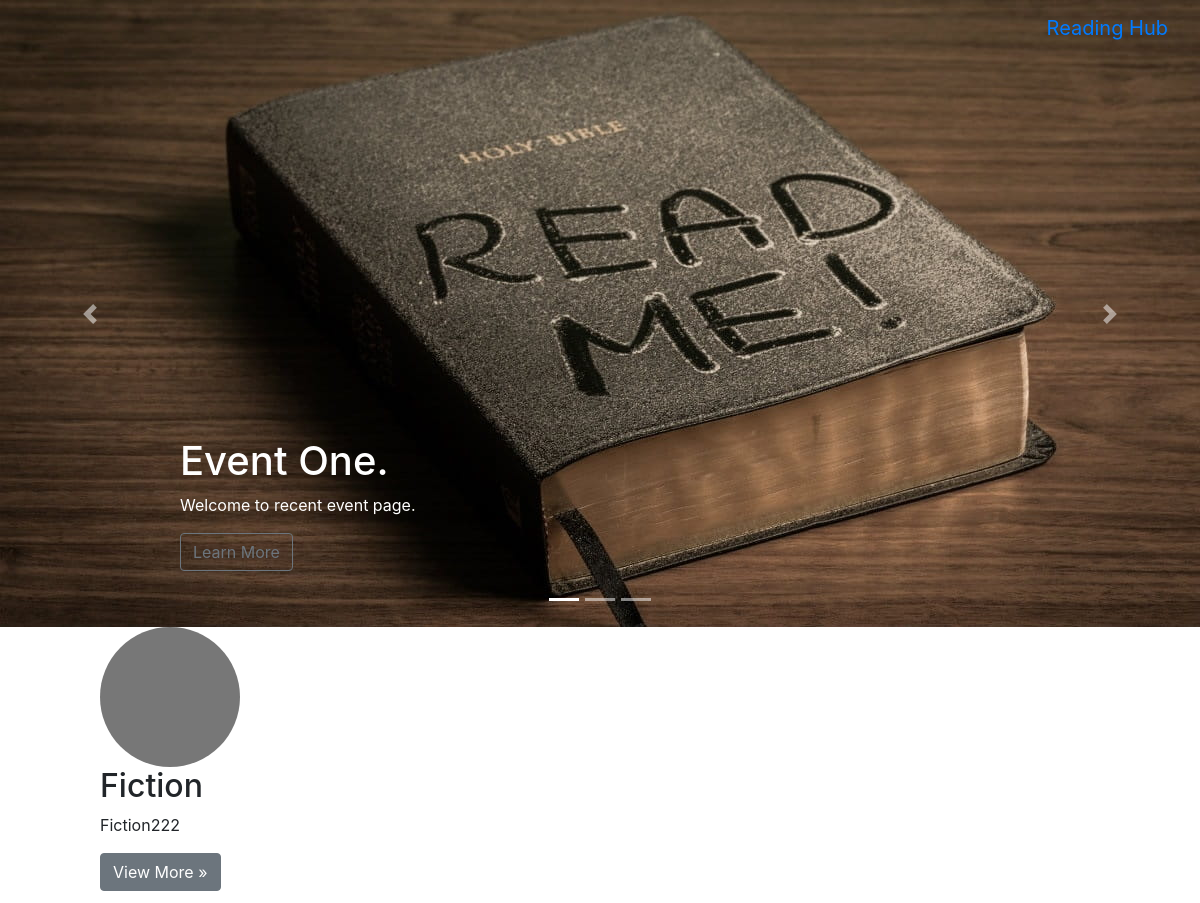
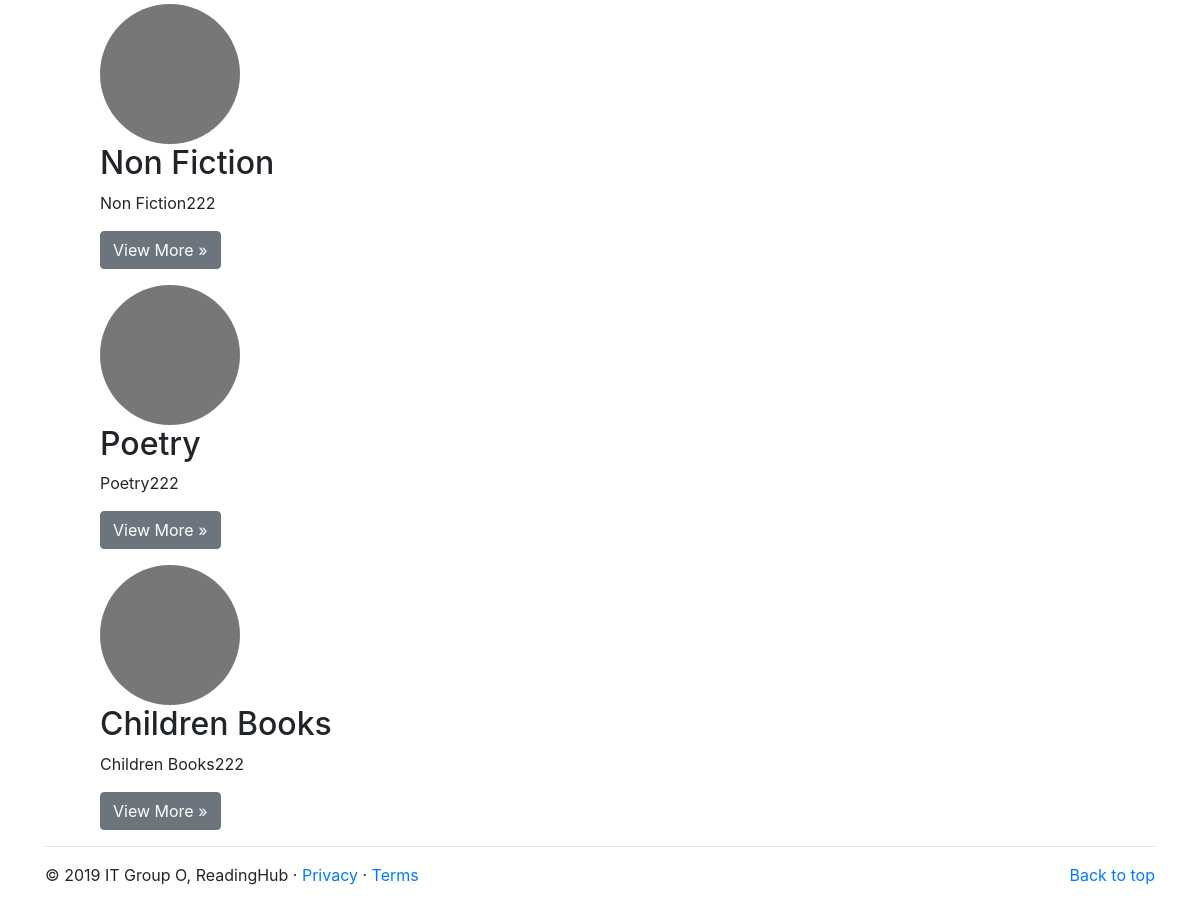
The page / on the database its author committed (2 pictures, top to bottom).
### readinghub/models.py (models this page shows, shortened)
class Category(models.Model):
    name = models.CharField(max_length=128, unique=True)
    slug = models.SlugField(unique=True)
    class Meta:
        verbose_name_plural = 'Categories'

### readinghub/views.py (the view)
# urls.py: url(r'^$', views.index, name='index'),
def index(request):
    category_list = Category.objects.all()
    context_dict = {'categories': category_list}
    response = render(request, 'readinghub/index.html', context_dict)
    return response

### templates/readinghub/index.html (shortened to what this page needs)
{% extends 'readinghub/base.html' %}
{% load staticfiles%}
{% block body_block %}
                    {% if categories %}
                        <ul>
                            {% for category in categories %}
                                <div class="col-lg-4">
                                  <img class="rounded-circle" alt="Generic placeholder image" width="140" height="140">
                                  <h2>{{ category.name }}</h2>
                                  <p>{{ category.name }}222</p>
                                  <p><a class="btn btn-secondary" href="{% url 'show_category' category.slug %}" role="button">View More &raquo;</a></p>
                                </div>
                            {% endfor %}
                        </ul>
                    {% else %}
                        <strong>There are no categories present.</strong>
                    {% endif %}
{% endblock %}

### rows shown on the page
Category: name "Fiction"
Category: name "Non Fiction"
Category: name "Poetry"
Category: name "Children Books"
